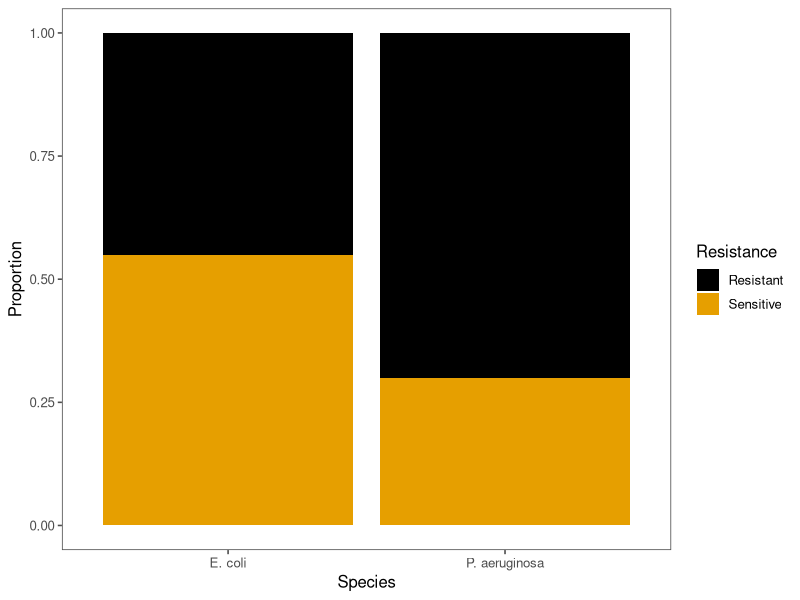

Write the R code that produced this figure.
## ---- chunk 1
library(tidyverse)
library(ggthemes)
theme_set(theme_few())
## ---- chunk 2

# Example dataset
microbiology <- tibble(
  Species = c(rep("E. coli", 100), rep("P. aeruginosa", 100)),
  Resistance = c(rep(c("Resistant", "Sensitive"), times = c(45, 55)),
                 rep(c("Resistant", "Sensitive"), times = c(70, 30)))
)

# Create the contingency table
tab <- table(microbiology)

# Perform the chi-squared test
chisq.test(tab)
## ---- chunk 3
#| output-location: column

# Works on the same contingency table
fisher.test(tab)
## ---- chunk 4
ggplot(microbiology,
     aes(x = Species,
         fill = Resistance)) +
  geom_bar(position = "fill") +
  labs(y = "Proportion") +
  scale_fill_colorblind()
